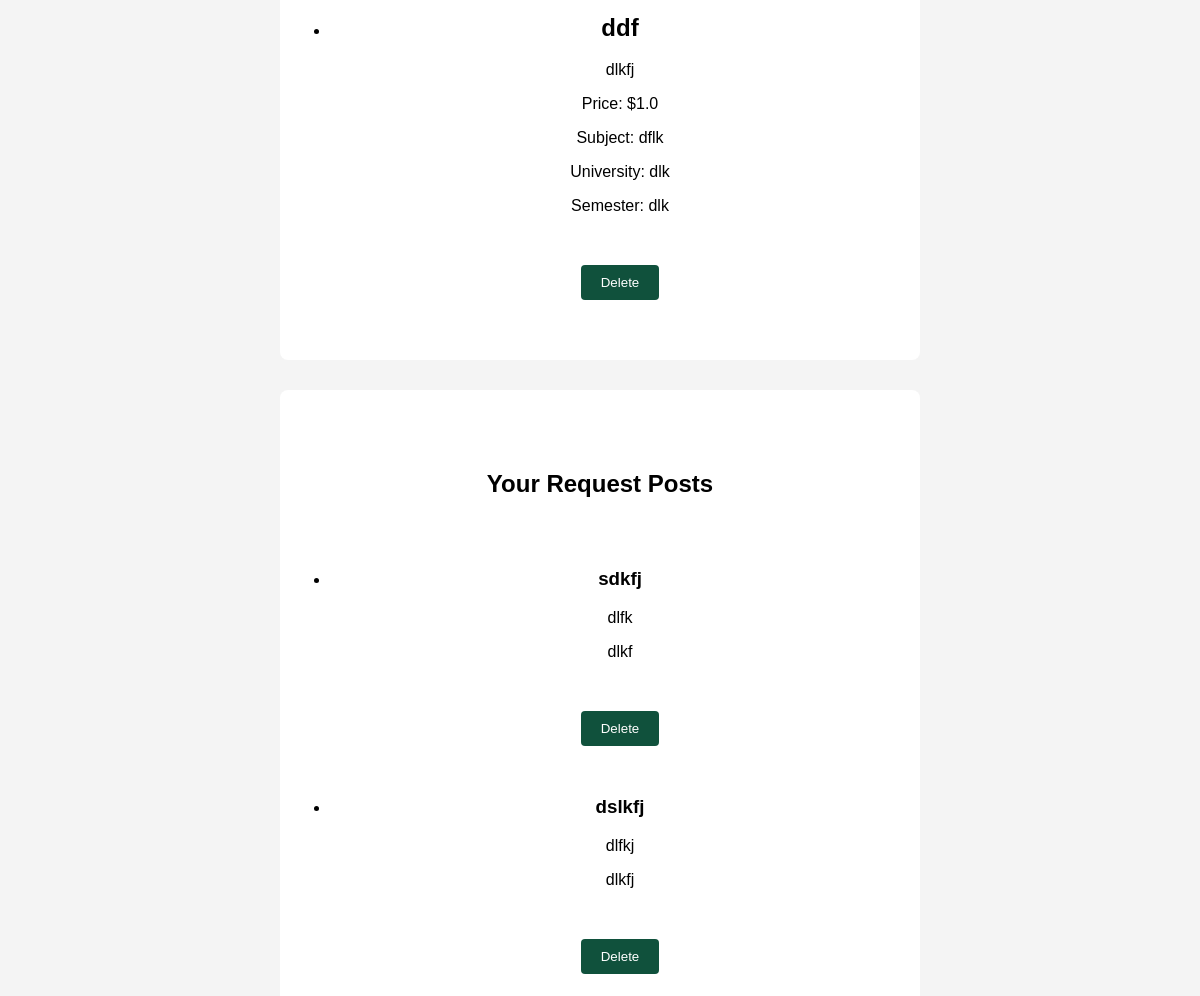
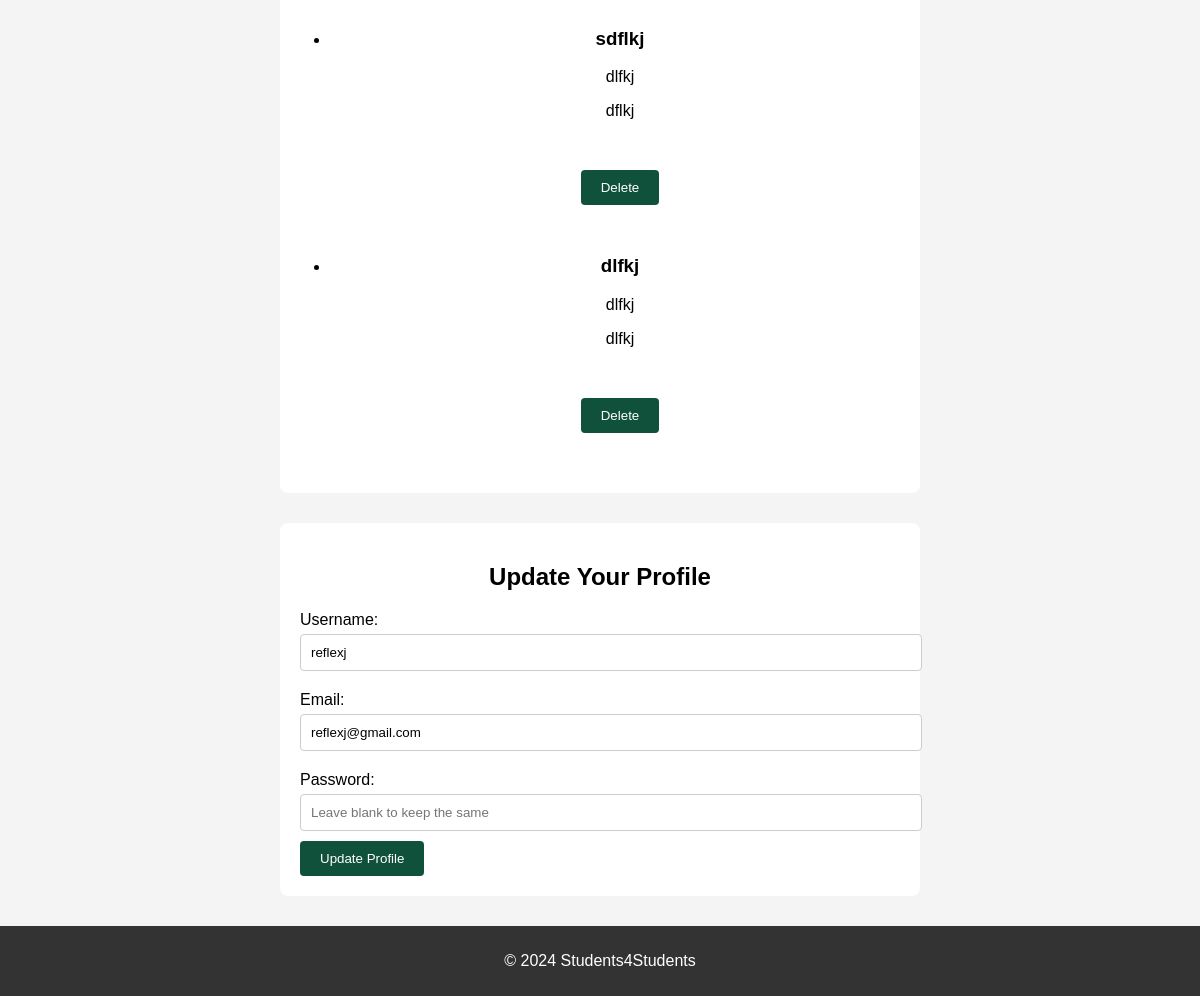
The app's page /profile (signed in, lower part), older data (2 pictures, top to bottom).
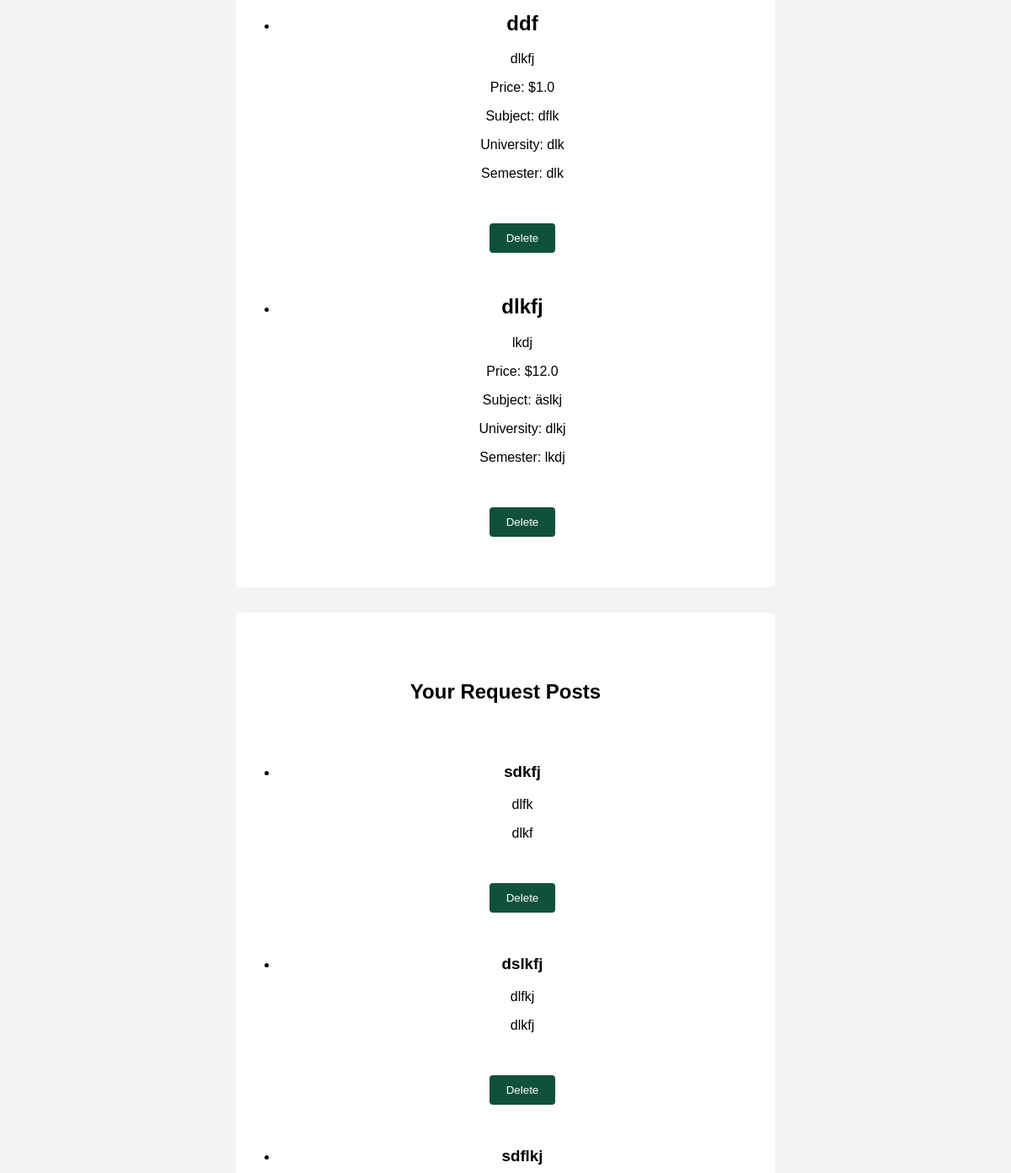
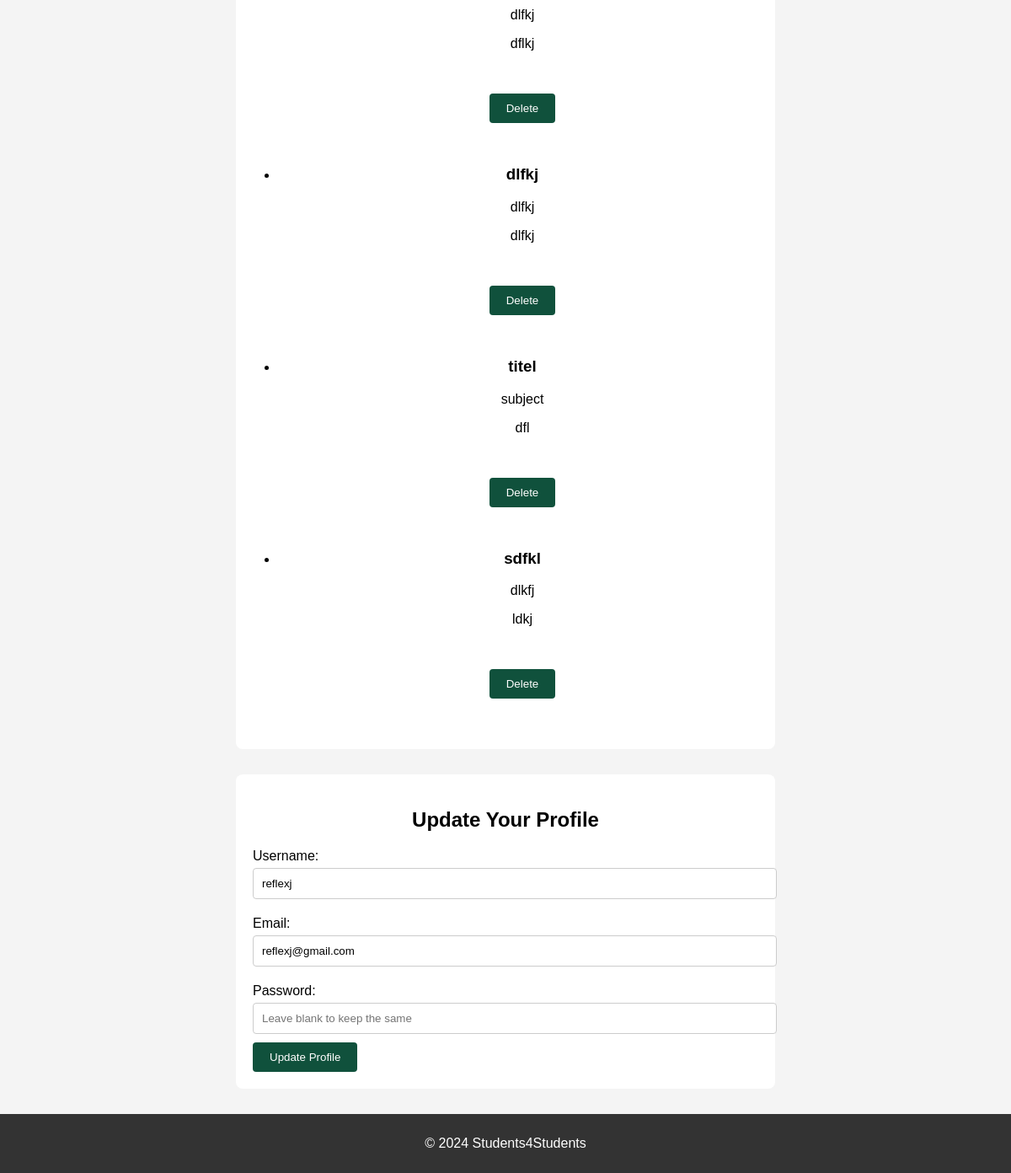
The same page, newer data (2 pictures, top to bottom).
### app.py (models this page shows, shortened)
class ServicePost(db.Model):
    id = db.Column(db.Integer, primary_key=True)
    title = db.Column(db.String(100), nullable=False)
    description = db.Column(db.String(200), nullable=False)
    price = db.Column(db.Float, nullable=False)
    subject = db.Column(db.String(100), nullable=False)
    university = db.Column(db.String(100), nullable=False)
    semester = db.Column(db.String(50), nullable=False)
    contact =db.Column(db.String(100), nullable = False)
    additional_info =db.Column(db.String(200), nullable = True)
    user_id = db.Column(db.Integer, db.ForeignKey('user.id'), nullable=False)

class RequestPost(db.Model):
    id = db.Column(db.Integer, primary_key=True)
    title = db.Column(db.String(100), nullable=False)
    description = db.Column(db.String(200), nullable=False)
    subject = db.Column(db.String(100), nullable=False)
    price = db.Column(db.String(100), nullable=False)
    additional_information = db.Column(db.String(200), nullable=True)
    contact =db.Column(db.String(100), nullable = False)
    user_id = db.Column(db.Integer, db.ForeignKey('user.id'), nullable=False)
    user = db.relationship('User', backref=db.backref('requests', lazy=True))

### app.py (the view, shortened to what this page needs)
@app.route('/profile', methods=['GET', 'POST'])
@login_required
def profile():
    service_posts = ServicePost.query.filter_by(user_id=current_user.id).all()
    request_posts = RequestPost.query.filter_by(user_id=current_user.id).all()
    return render_template('profile.html', service_posts=service_posts, request_posts=request_posts)

### app.py (called while the page is built)
@login_manager.user_loader
def load_user(user_id):
    return User.query.get(int(user_id))

### templates/profile.html (shortened to what this page needs)
<!DOCTYPE html>
<html lang="en">
<head>
    <link rel="stylesheet" href="{{ url_for('static', filename='style.css') }}">
</head>
<body>
    <main>
            <section>
                {% if service_posts %}
                <ul>
                    {% for post in service_posts %}
                        <li>
                            <h2>{{ post.title }}</h2>
                            <p>{{ post.description }}</p>
                            <p>Price: ${{ post.price }}</p>
                            <p>Subject: {{ post.subject }}</p>
                            <p>University: {{ post.university }}</p>
                            <p>Semester: {{ post.semester }}</p>
                            <form action="{{ url_for('delete_post', post_id=post.id) }}" method="POST">
                                <button type="submit">Delete</button>
                            </form>
                        </li>
                    {% endfor %}
                </ul>
            {% else %}
                <p>You haven't posted any services yet.</p>
            {% endif %}
            </section>
            <section>
                <form>
                <h2>Your Request Posts</h2>
                </form>
                {% if request_posts %}
                    <ul>
                        {% for request in request_posts %}
                            <li>
                                <h3>{{ request.title }}</h3>
                                <p>{{ request.subject }}</p>
                                <p>{{ request.description }}</p>
                                <form action="{{ url_for('delete_request', request_id=request.id) }}" method="POST">
                                <button type="submit">Delete</button>
                                </form>
                            </li>
                        {% endfor %}
                    </ul>
                {% else %}
                    <p>You have not submitted any requests yet.</p>
                {% endif %}
            </section>
            <form method="POST" action="{{ url_for('profile') }}">
                <h2>Update Your Profile</h2>
                <label for="username">Username:</label>
                <input type="text" id="username" name="username" value="{{ current_user.username }}" required>
                <label for="email">Email:</label>
                <input type="email" id="email" name="email" value="{{ current_user.email }}" required>
                <label for="password">Password:</label>
                <input type="password" id="password" name="password" placeholder="Leave blank to keep the same">
                <button type="submit">Update Profile</button>
            </form>
    </main>
    <footer>
        <p>&copy; 2024 Students4Students</p>
    </footer>
</body>
</html>

Row changes from the older to the newer data that the page shows:
added ServicePost: title "dlkfj", description "lkdj", price "12.0", subject "äslkj", university "dlkj", semester "lkdj"
added RequestPost: title "titel", subject "subject", description "dfl"
added RequestPost: title "sdfkl", subject "dlkfj", description "ldkj"
